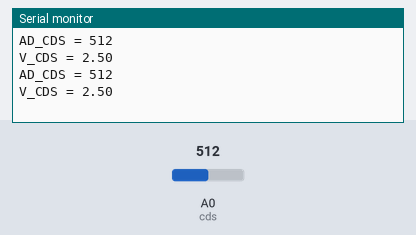
The sketch below on a simulated Arduino Uno, built with avr-gcc and run on an emulated ATmega328P. Shown: the last lines printed to the serial monitor. The test bench sets the inputs (shaded band); at power-on: A0 (cds) = 512.

Above: at 1.8 s.
1.9 s: A0 (cds) set to 716
At 2.8 s:
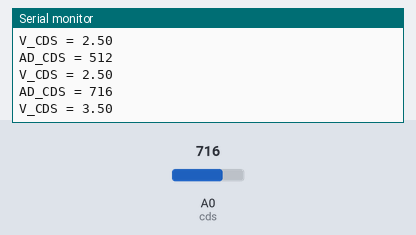
3.4 s: A0 (cds) set to 900
At 4.8 s:
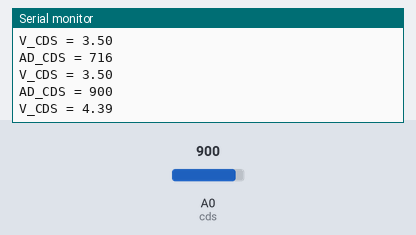
Timing chart, 0 to 6.4 s (numbered marks = the images above; inputs shaded):
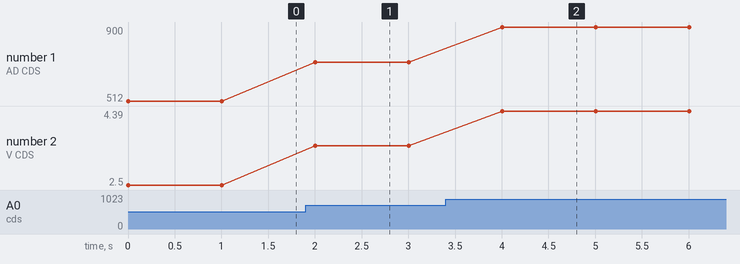

Measured:
- after the input at 1.9 s, the serial monitor: prints a new line after 0.10 s (image 1)
- after the input at 3.4 s, the serial monitor: prints a new line after 0.60 s (image 2)
- plotted number 1: 512 → 716 after the input at 1.9 s, 716 → 900 after the input at 3.4 s
- plotted number 2: 2.5 → 3.5 after the input at 1.9 s, 3.5 → 4.39 after the input at 3.4 s

The sketch:

app.ino
```cpp
const byte cds = A0;

void setup()
{
    Serial.begin(115200);
}

void loop()
{
    int ad_cds;
    float v_cds;

    ad_cds = analogRead(cds);
    v_cds = ad_cds / 1024.0 * 5;

    Serial.print("AD_CDS = ");
    Serial.println(ad_cds);

    Serial.print("V_CDS = ");
    Serial.println(v_cds);
    Serial.println("");

    delay(1000);
}
```
